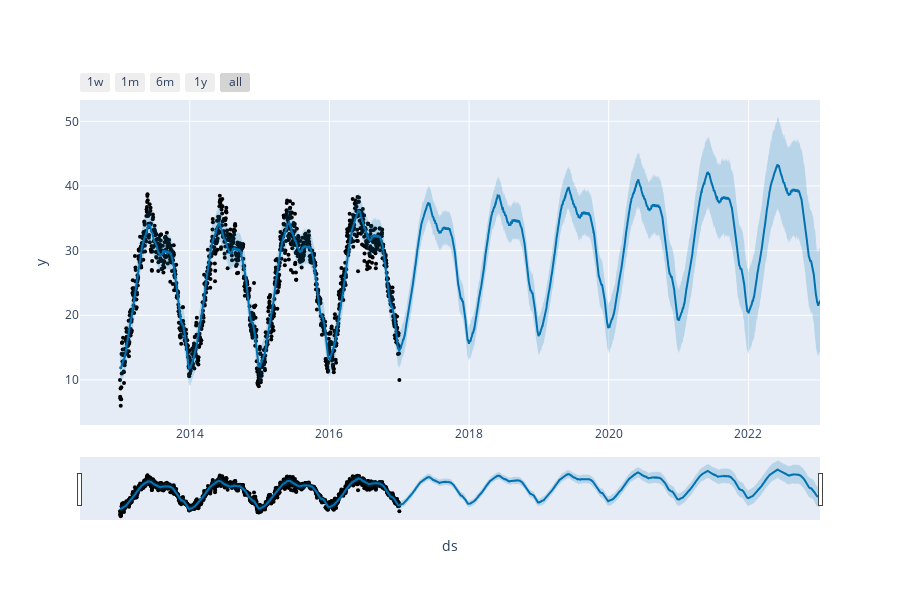

Notebook code for this chart:
### Markdown cell above
## Advanced interactive Graph

### Code cell
from prophet.plot import plot_plotly, plot_components_plotly

plot_plotly(model, predictions)

### Figure 1 — Plotly figure (JSON) as saved in the notebook; plotly's stock layout.template omitted (floating-point values rounded to 4 significant figures; data arrays with more than 128 entries replaced by an {"elided": "..."} marker saying what was removed)
{"data": [{"marker": {"color": "black", "size": 4}, "mode": "markers", "name": "Actual", "type": "scatter", "x": {"elided": "1462 str values"}, "y": {"elided": "1462 float values"}}, {"hoverinfo": "skip", "line": {"width": 0}, "mode": "lines", "type": "scatter", "x": {"elided": "3662 str values"}, "y": {"elided": "3662 float values"}}, {"fill": "tonexty", "fillcolor": "rgba(0, 114, 178, 0.2)", "line": {"color": "#0072B2", "width": 2}, "mode": "lines", "name": "Predicted", "type": "scatter", "x": {"elided": "3662 str values"}, "y": {"elided": "3662 float values"}}, {"fill": "tonexty", "fillcolor": "rgba(0, 114, 178, 0.2)", "hoverinfo": "skip", "line": {"width": 0}, "mode": "lines", "type": "scatter", "x": {"elided": "3662 str values"}, "y": {"elided": "3662 float values"}}], "layout": {"height": 600, "showlegend": false, "width": 900, "xaxis": {"rangeselector": {"buttons": [{"count": 7, "label": "1w", "step": "day", "stepmode": "backward"}, {"count": 1, "label": "1m", "step": "month", "stepmode": "backward"}, {"count": 6, "label": "6m", "step": "month", "stepmode": "backward"}, {"count": 1, "label": "1y", "step": "year", "stepmode": "backward"}, {"step": "all"}]}, "rangeslider": {"visible": true}, "title": {"text": "ds"}, "type": "date"}, "yaxis": {"title": {"text": "y"}}}}
